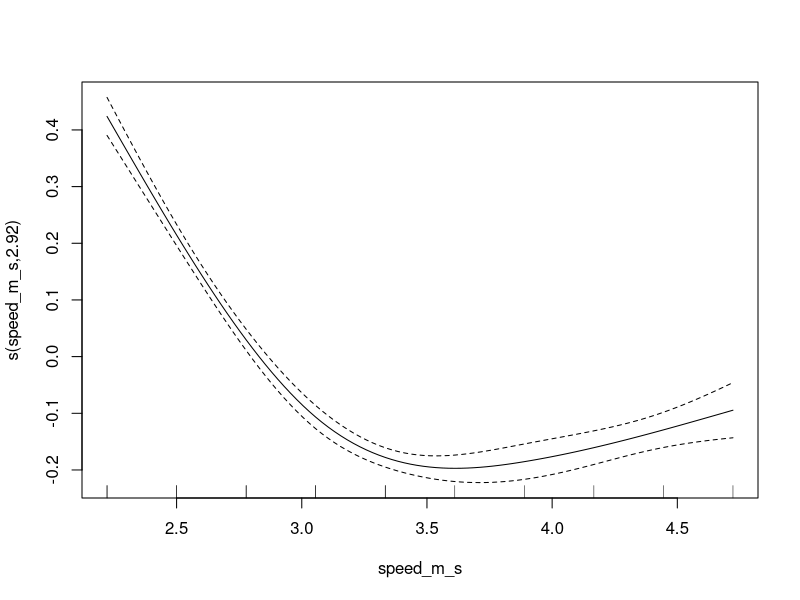
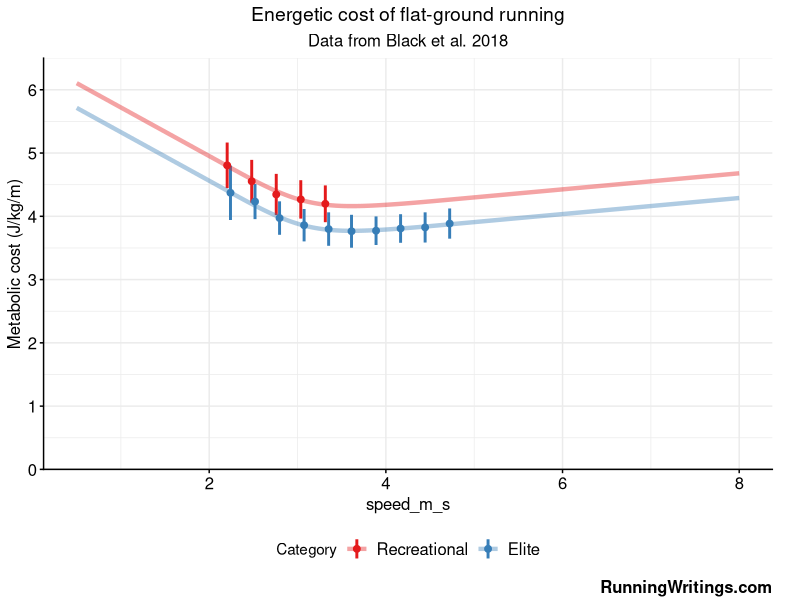
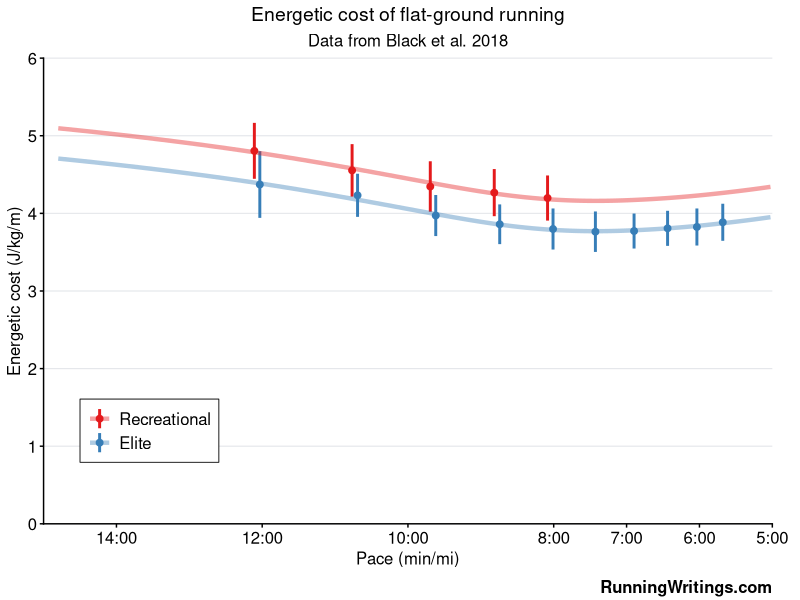
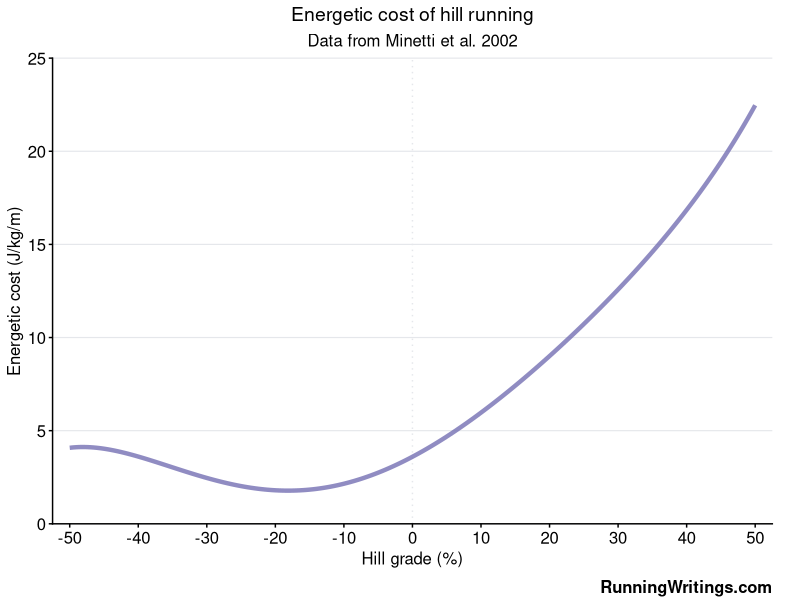
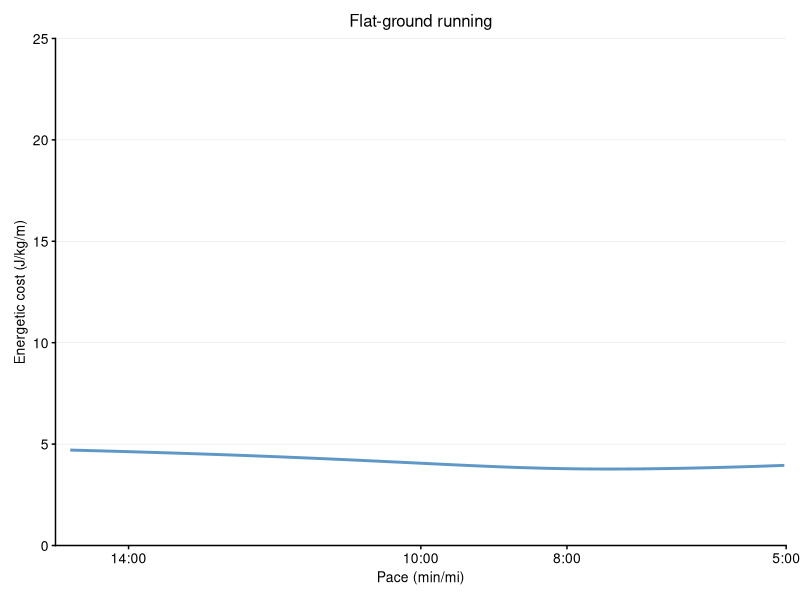
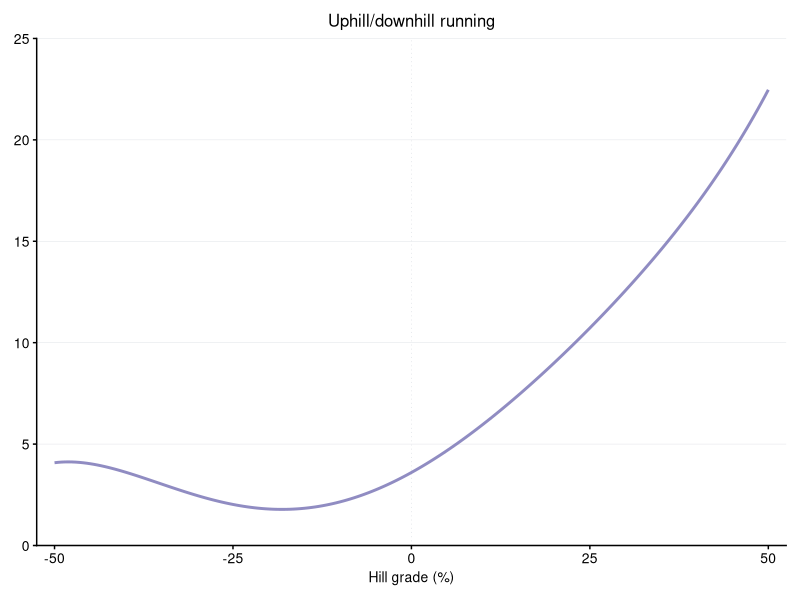
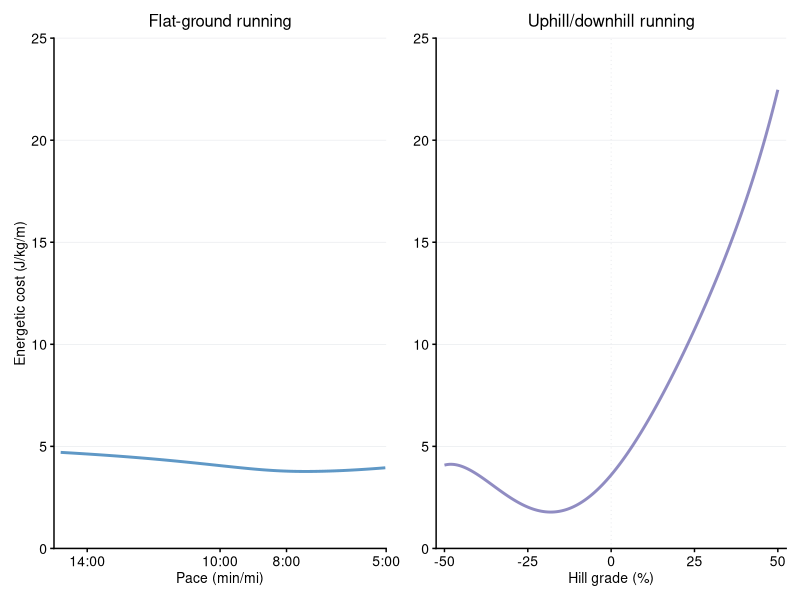
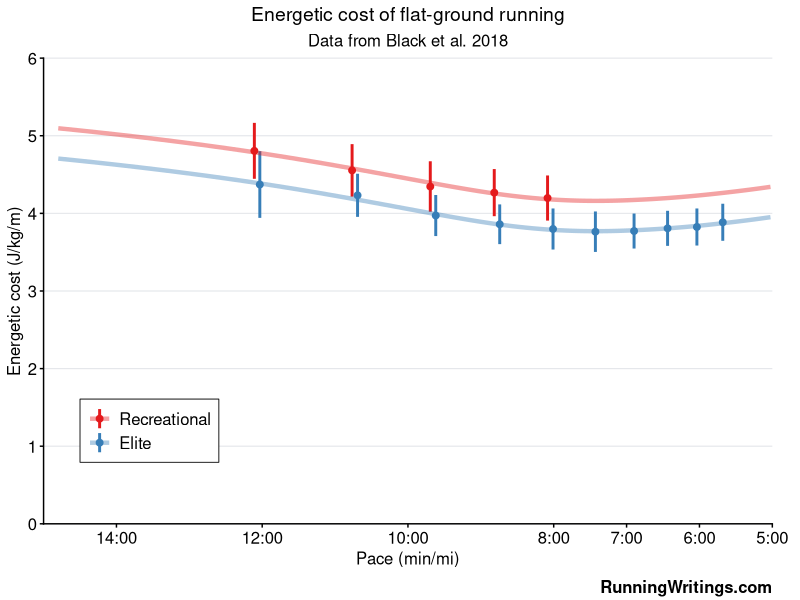

Recreate these plots in R, in order.

library(tidyverse)
library(mgcv)
library(cowplot)

# Build corrected Minetti GAP model


# --- Load data ---

# - Black et al data
n_total <- 68+24 #92 total subjects
black_df <- read_csv("black_data_all.csv", show_col_types = FALSE) %>%
  #Speed in m/s, Cr in J/kg/m
  mutate(speed_m_s = speed_kmh/3.6,
         energy_j_kg_m = energy_kcal_kg_km*4.184,
         category = factor(category, 
                           levels = c("recreational", "elite"))
  ) %>%
  mutate(category = fct_recode(category,
                               Elite = "elite",
                               Recreational = "recreational")) %>%
  mutate(pace_min_mi = 1/(speed_m_s*60/1609.344)) %>%
  #SD is average of +/-1 sd
  mutate(st_dev = 0.5*(energy_kcal_kg_km - sd_lower) + 0.5*(sd_upper - energy_kcal_kg_km),
         st_dev_joules = st_dev*4.184) %>%
  #Weights should be (1/variance) * (n_group / n_total), SD squared is variance 
  mutate(reg_weight = 1/(st_dev_joules**2)*n_group*n_total) %>%
  #normalize weights
  mutate(reg_weight = reg_weight/sum(reg_weight))

# Published minetti function
minetti_fx <- function(x_grade){
  return(155.4*x_grade**5 - 30.4*x_grade**4 - 43.3*x_grade**3 + 46.3*x_grade**2 + 19.5*x_grade + 3.6)
}


# -------------------- Fit model ------------------------------


#Black: Cr as fxn of speed, for elites
black_mod <- gam(energy_j_kg_m ~ s(speed_m_s, bs="cr", k=4) + category,
              data = black_df,
              weights = reg_weight)

summary(black_mod)
plot(black_mod)



# -------------------- Plot data ------------------------------

#-- Plot setup
err_lwd <- 1
sz <- 2
lwd <- 1.5
alf <- 0.4
jt <- 0.075

kipp_sz <- 4
kipp_lwd <- 2
kipp_alf <- 0.8
jt_2 <- 0.03

#Text
fnt <- 12
title_fnt <- 14
subtitle_fnt <- 12
wm_fnt <- 12

#M<argin
plt_marg <- c(5,20,5,5)




# -------------    Grids for plotting ----------
ng <- 201

# Black - show model fit
df_speed_plot <- expand.grid(speed_m_s = seq(0.5,8, length.out = ng),
                             category = factor(c("Elite", "Recreational"))) %>%
  mutate(pace_min_mi = 1/(speed_m_s*60/1609.344))
df_speed_plot$cr_hat <- predict(black_mod, newdata = df_speed_plot) %>% as.vector()


# Minetti - fit for speed as fxn of incline, also fitted equation
df_incline_plot <- data.frame(slope = seq(-0.5,0.5, length.out=ng),
                              category = factor("Elite"))
#Minetti quintic polynomial eqn
df_incline_plot$minetti_Cr_eqn <- minetti_fx(df_incline_plot$slope)



# ---- Make plots -----

library(scales)

speed_pace_seq <- seq(0,6,by=1)
speed_pace_labs <- 1

#Black plot
black_plt_cr <- black_df %>%
  ggplot(aes(x=speed_m_s, y=energy_j_kg_m, color=category)) +
  geom_linerange(aes(ymin = energy_j_kg_m - st_dev_joules,
                     ymax = energy_j_kg_m + st_dev_joules),
                 linewidth = err_lwd,
                 position = position_dodge(width=jt)) + 
  geom_point(size = sz,
             position = position_dodge(width=jt)) + 
  geom_line(aes(x=speed_m_s, y=cr_hat, color=category),
            data = df_speed_plot,
            linetype="solid",
            alpha = alf,
            linewidth = lwd) +
  scale_color_brewer(palette="Set1", name="Category") + 
  scale_y_continuous(limits=c(0,6.5), breaks = seq(0,6,by=1), expand =c(0,0),
                     name = "Metabolic cost (J/kg/m)") + 
  ggtitle("Energetic cost of flat-ground running",
          subtitle = "Data from Black et al. 2018") + 
  labs(caption = "RunningWritings.com") + 
  theme_bw() + 
  theme(plot.title = element_text(hjust = 0.5, size=title_fnt),
        plot.subtitle = element_text(hjust = 0.5, size=subtitle_fnt),
        plot.caption = element_text(face = "bold", size = wm_fnt, vjust=0),
        legend.position = "bottom",
        legend.text = element_text(size = fnt),
        plot.caption.position = "plot",
        axis.title = element_text(size = fnt, color = "black"),
        axis.text = element_text(size = fnt, color = "black"),
        axis.line = element_line(colour = "black",
                                 lineend = "square"),
        axis.ticks = element_line(color="black"),
        panel.border = element_blank(),
        plot.margin = unit(plt_marg, "pt")
  )


black_plt_cr



# --- Black Cr as minutes per mile
  
jt <- 0.15

conv_units <- function(m_s) 1/(m_s*60/1609.344)

pace_labs <- c("14:00","12:00","10:00","8:00","7:00","6:00","5:00")



black_pace_plt <- black_df %>%  
  ggplot(aes(x=pace_min_mi, y=energy_j_kg_m, color=category)) +
  geom_linerange(aes(ymin = energy_j_kg_m - st_dev_joules,
                     ymax = energy_j_kg_m + st_dev_joules),
                 linewidth = err_lwd,
                 position = position_dodge(width=jt)) + 
  geom_point(size = sz,
             position = position_dodge(width=jt)) + 
  geom_line(aes(x=pace_min_mi, y=cr_hat, color=category),
            data = df_speed_plot,
            linetype="solid",
            alpha = alf,
            linewidth = lwd) +
  scale_color_brewer(palette="Set1", name=NULL) + 
  scale_x_reverse(limits = c(15,5), breaks = c(14,12,10,8,7,6,5),
                  labels = pace_labs,
                  expand = c(0,0),
                  name = "Pace (min/mi)") + 
  scale_y_continuous(limits = c(0,6), breaks = seq(0,6,by=1),
                     name = "Energetic cost (J/kg/m)",
                     expand = c(0,0)) + 
  ggtitle("Energetic cost of flat-ground running",
          subtitle = "Data from Black et al. 2018") + 
  labs(caption = "RunningWritings.com") + 
  guides(color = guide_legend(ncol = 1)) + 
  theme_bw() + 
  theme(plot.title = element_text(hjust = 0.5, size=title_fnt),
        plot.subtitle = element_text(hjust = 0.5, size=subtitle_fnt),
        plot.caption = element_text(face = "bold", size = wm_fnt, vjust=0),
        #LETENGD
        legend.position = c(0.05,0.2),
        legend.justification = "left",
        legend.text = element_text(size = fnt),
        legend.background = element_rect(color = "black", linewidth=0.3),
        plot.caption.position = "plot",
        #NOT LEGEND
        axis.title = element_text(size = fnt, color = "black"),
        axis.text = element_text(size = fnt, color = "black"),
        axis.line = element_line(colour = "black",
                                 lineend = "square"),
        
        axis.ticks = element_line(color="black"),
        panel.grid = element_blank(),
        panel.grid.major.y = element_line(linewidth=0.4, color= "#e5e7eb"),
        panel.border = element_blank(),
        plot.margin = unit(plt_marg, "pt")
  ) + 
  coord_cartesian(clip = "off") #Avoid clip of grid line


black_pace_plt

ggsave("images/01 - Energetic cost of running per mile.png", black_pace_plt,
       width = 1600, height = 1200, units = "px")




# -- Minetti plot 

cr_col <- "#7570b3"

grad_breaks <- seq(-0.5,0.5,by=0.1)
grad_labs <- sprintf("%.0f", grad_breaks*100)



minetti_plot <- df_incline_plot %>%
  ggplot(aes(x=slope, y=Cr)) + 
  geom_vline(xintercept=0, linetype="dotted", color="#e5e7eb") + 
  geom_line(aes(y=minetti_Cr_eqn),
            color = cr_col, linewidth = lwd, 
            alpha = 0.8) +
  #Axes
  scale_x_continuous(limits = c(-0.5,0.5), breaks = grad_breaks,
                     name = "Hill grade (%)", 
                     labels = grad_labs,
                     expand = c(0.025,0))  + 
  scale_y_continuous(limits = c(0,25),
                     name = "Energetic cost (J/kg/m)",
                     expand = c(0,0))  +
  ggtitle("Energetic cost of hill running",
          subtitle = "Data from Minetti et al. 2002") + 
  labs(caption = "RunningWritings.com") + 
  theme_bw() + 
  theme(plot.title = element_text(hjust = 0.5, size=title_fnt),
        plot.subtitle = element_text(hjust = 0.5, size=subtitle_fnt),
        plot.caption = element_text(face = "bold", size = wm_fnt, vjust=0),
        legend.position = "bottom",
        legend.text = element_text(size = fnt),
        legend.justification = "left",
        plot.caption.position = "plot",
        axis.title = element_text(size = fnt, color = "black"),
        axis.text = element_text(size = fnt, color = "black"),
        axis.line = element_line(colour = "black",
                                 lineend = "square"),
        axis.ticks = element_line(color="black"),
        panel.border = element_blank(),
        panel.grid = element_blank(),
        panel.grid.major.y = element_line(linewidth=0.4, color= "#e5e7eb"),
        plot.margin = unit(plt_marg, "pt")
  ) + 
  coord_cartesian(clip = "off")

minetti_plot


ggsave("images/02 - Energetic cost of running on inclines and declines.png", 
       minetti_plot,
       width = 1600, height = 1200, units = "px")


# --- Both to scale


lwd <- 1
alf <- 0.8

title_fnt <- 12
fnt <- 10


pace_labs <- c("14:00","10:00","8:00", "5:00")


plt_1 <- df_speed_plot %>%  
  filter(category == "Elite") %>%
  ggplot(aes(x=pace_min_mi, y=energy_j_kg_m)) +
  geom_line(aes(x=pace_min_mi, y=cr_hat, color=category),
            linetype="solid",
            color = "#377eb8",
            alpha = alf,
            linewidth = lwd) + 
  scale_x_reverse(limits = c(15,5), breaks = c(14,10,8,5),
                  labels = pace_labs,
                  expand = c(0,0),
                  name = "Pace (min/mi)") + 
  scale_y_continuous(limits = c(0,25), breaks = seq(0,25,by=5),
                     name = "Energetic cost (J/kg/m)",
                     expand = c(0,0)) + 
  ggtitle("Flat-ground running") + 
  theme_bw() + 
  theme(plot.title = element_text(hjust = 0.5, size=title_fnt),
        plot.caption = element_text(face = "bold", size = wm_fnt, vjust=0),
        legend.position = "none",
        legend.justification = "left",
        plot.caption.position = "plot",
        axis.title = element_text(size = fnt, color = "black"),
        axis.text = element_text(size = fnt, color = "black"),
        axis.line = element_line(colour = "black",
                                 lineend = "square"),
        axis.ticks = element_line(color="black"),
        panel.border = element_blank(),
        panel.grid = element_blank(),
        panel.grid.major.y = element_line(linewidth=0.2, color= "#e5e7eb"),
        plot.margin = unit(c(10,10,10,10), "pt")
  ) + 
  coord_cartesian(clip = "off")


plt_1




plt_2 <- df_incline_plot %>%
  ggplot(aes(x=slope, y=Cr)) + 
  geom_vline(xintercept=0, linetype="dotted", color="#e5e7eb", linewidth=0.3) + 
  geom_line(aes(y=minetti_Cr_eqn),
            color = cr_col, linewidth = lwd, 
            alpha = alf) +
  #Axes
  scale_x_continuous(limits = c(-0.5,0.5), breaks = seq(-0.5,0.5,by=0.25),
                     labels = 100*seq(-0.5,0.5,by=0.25),
                     name = "Hill grade (%)", 
                     expand = c(0.025,0)) +
  scale_y_continuous(limits = c(0,25), breaks = seq(0,25,by=5),
                     name = NULL,
                     expand = c(0,0)) + 
  ggtitle("Uphill/downhill running") + 
  theme_bw() + 
  theme(plot.title = element_text(hjust = 0.5, size=title_fnt),
        plot.caption = element_text(face = "bold", size = wm_fnt, vjust=0),
        legend.position = "none",
        legend.justification = "left",
        plot.caption.position = "plot",
        axis.title = element_text(size = fnt, color = "black"),
        axis.text = element_text(size = fnt, color = "black"),
        axis.line = element_line(colour = "black",
                                 lineend = "square"),
        axis.ticks = element_line(color="black"),
        panel.border = element_blank(),
        panel.grid = element_blank(),
        panel.grid.major.y = element_line(linewidth=0.2, color= "#e5e7eb"),
        plot.margin = unit(c(10,10,10,10), "pt")
  ) + 
  coord_cartesian(clip = "off")


plt_2



cow <- plot_grid(plt_1, plt_2, ncol=2)
cow


ggsave("images/03 - Inclines vs speed - energetic cost of running.png", 
       cow,
       width = 1600, height = 800, units = "px")




